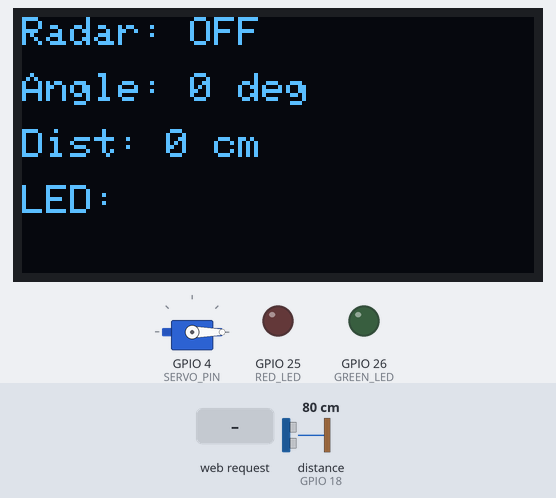
The program below on a simulated ESP32. Shown: servo, 128×64 one-colour display, output pins drawn as LEDs (lit = HIGH). Inputs (shaded band) come from the test bench; at power-on: distance to the obstacle (sensor on GPIO 18) 80 cm. The echo pulse lasts 58.3 µs per cm; WiFi joins after 1.5 s; servers stay silent unless stated; pins used as bus, display or sensor lines are not drawn; what the program prints to the serial monitor is not drawn.

Above: at 2.7 s.
2.8 s: HTTP request GET /toggle received
At 3.0 s:
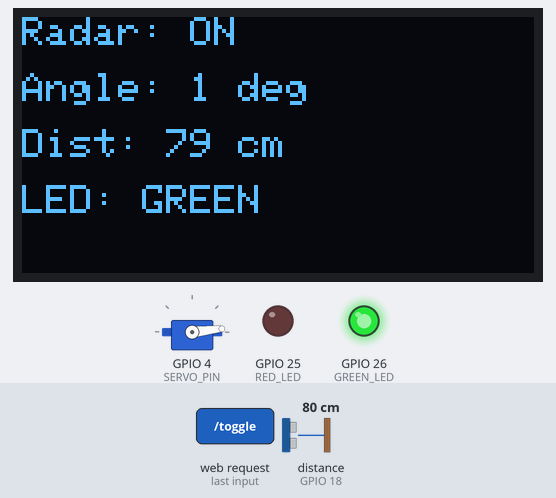
5.2 s: distance to the obstacle (sensor on GPIO 18) set to 2 cm
At 5.5 s:
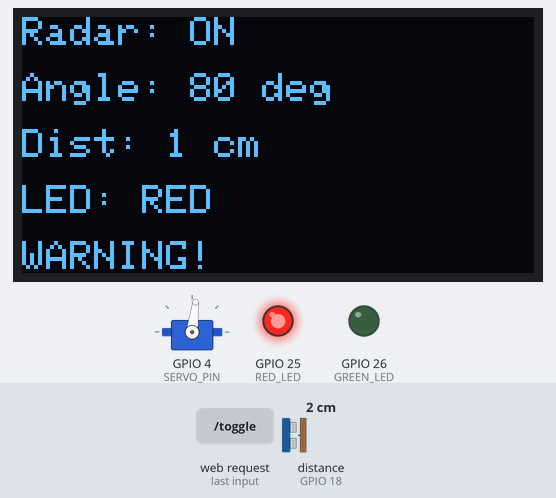
7.7 s: HTTP request GET /toggle?val=1 received
At 8.2 s:
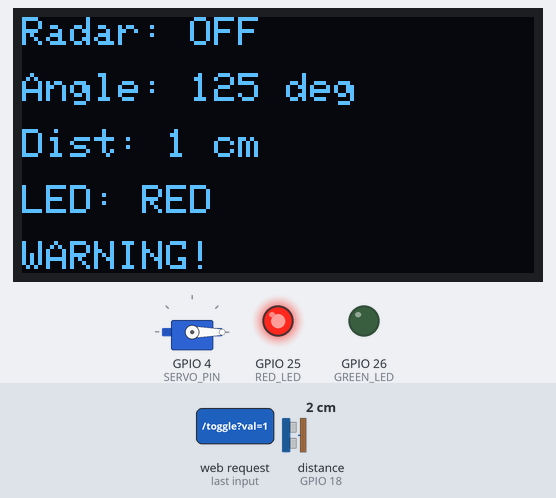
9.2 s: HTTP request GET /toggle?val=0 received
At 9.4 s:
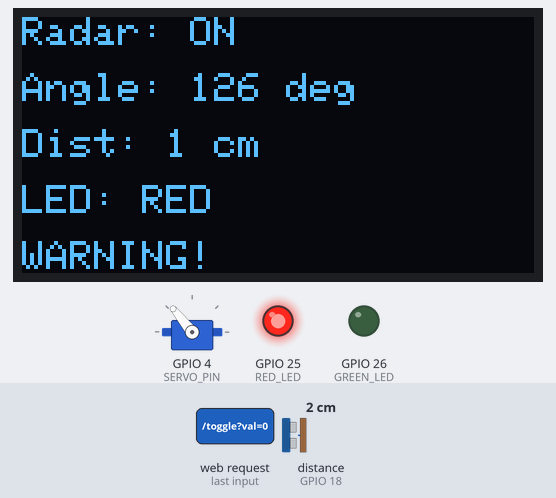
12.2 s: distance to the obstacle (sensor on GPIO 18) set to 19 cm
At 12.57 s:
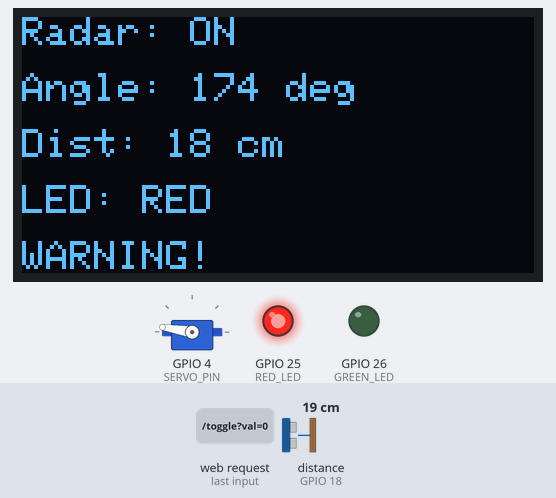
13.9 s: distance to the obstacle (sensor on GPIO 18) set to 23 cm
At 14.09 s:
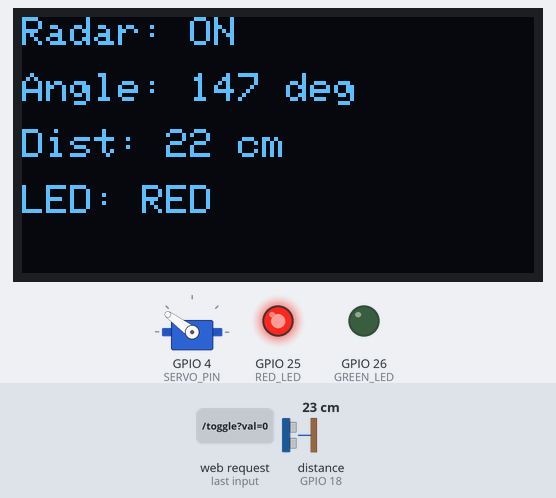
Timing chart, 0 to 19.7 s (numbered marks = the images above; inputs shaded):
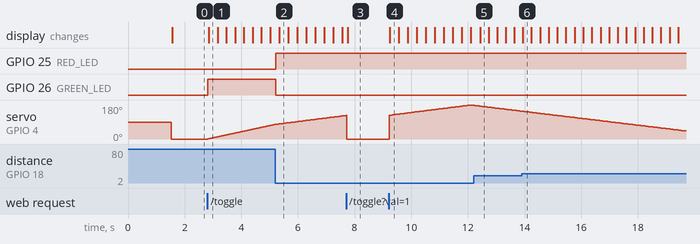

The program:

main.cpp
```cpp
#include <WiFi.h>
#include <WebServer.h>
#include <ESP32Servo.h>
#include <Wire.h>
#include <Adafruit_GFX.h>
#include <Adafruit_SSD1306.h>

/************ WIFI ************/
const char* ssid = "Ali Faisal";
const char* password = "unavailable";

/************ PINS ************/
#define TRIG_PIN    5
#define ECHO_PIN    18
#define SERVO_PIN   4

#define RED_LED     25
#define GREEN_LED   26

/************ OLED ************/
#define SCREEN_WIDTH 128
#define SCREEN_HEIGHT 64
Adafruit_SSD1306 display(SCREEN_WIDTH, SCREEN_HEIGHT, &Wire, -1);

/************ OBJECTS ************/
WebServer server(80);
Servo radarServo;

/************ VARIABLES ************/
bool radarON = false;

int servoAngle = 0;
int direction = 1;
int stepSize = 1;

unsigned long lastMove = 0;
long distanceCM = 0;
String ledStatus = "";

/************ HTML PAGE ************/
const char webpage[] PROGMEM = R"rawliteral(
<!DOCTYPE html>
<html>
<head>
<title>ESP32 Radar</title>
<style>
body {
  background:black;
  color:#00ff99;
  font-family:Arial;
  text-align:center;
}

canvas {
  background:black;
  border-radius:50%;
  box-shadow:0 0 25px #00ff99;
}

button {
  padding:10px 20px;
  font-size:18px;
  margin-top:10px;
  background:#00ff99;
  border:none;
  cursor:pointer;
}

input { width:300px; }
.warning { color:red; font-size:20px; }
</style>
</head>

<body>

<h1>ESP32 RADAR SYSTEM</h1>

<canvas id="radar" width="400" height="400"></canvas><br>

<button onclick="toggle()">ON / OFF</button><br><br>

Speed:
<input type="range" min="1" max="5" value="1" onchange="setSpeed(this.value)">

<p id="info"></p>
<p id="warn" class="warning"></p>

<script>
const canvas = document.getElementById("radar");
const ctx = canvas.getContext("2d");
const center = canvas.width / 2;
const maxRange = center - 20;

let angle = 0;
let distance = 0;

function toggle() {
  fetch('/toggle');
}

function setSpeed(v) {
  fetch('/speed?val=' + v);
}

function drawRadar() {
  ctx.clearRect(0,0,canvas.width,canvas.height);

  // Radar circles
  ctx.strokeStyle = "#00ff99";
  ctx.lineWidth = 1;
  for(let i=1;i<=4;i++){
    ctx.beginPath();
    ctx.arc(center, center, (maxRange/4)*i, 0, Math.PI*2);
    ctx.stroke();
  }

  // Cross lines
  ctx.beginPath();
  ctx.moveTo(center,0);
  ctx.lineTo(center,canvas.height);
  ctx.moveTo(0,center);
  ctx.lineTo(canvas.width,center);
  ctx.stroke();

  // Sweep line
  let rad = angle * Math.PI / 180;
  ctx.strokeStyle = "#00ff00";
  ctx.lineWidth = 2;
  ctx.beginPath();
  ctx.moveTo(center,center);
  ctx.lineTo(
    center + maxRange * Math.cos(rad),
    center - maxRange * Math.sin(rad)
  );
  ctx.stroke();

  // Object dot
  if(distance > 0 && distance < 400){
    let objRange = (distance / 400) * maxRange;
    let x = center + objRange * Math.cos(rad);
    let y = center - objRange * Math.sin(rad);

    ctx.fillStyle = "red";
    ctx.beginPath();
    ctx.arc(x,y,5,0,Math.PI*2);
    ctx.fill();
  }
}

setInterval(() => {
  fetch('/data')
  .then(res => res.json())
  .then(d => {
    angle = d.angle;
    distance = d.dist;

    document.getElementById("info").innerHTML =
      "Angle: " + angle + "° | Distance: " + distance + " cm | LED: " + d.led;

    document.getElementById("warn").innerHTML =
      (distance > 0 && distance < 20) ? "⚠ OBJECT VERY CLOSE!" : "";

    drawRadar();
  });
}, 60);
</script>

</body>
</html>
)rawliteral";


/************ ULTRASONIC ************/
long getDistance() {
  digitalWrite(TRIG_PIN, LOW);
  delayMicroseconds(2);
  digitalWrite(TRIG_PIN, HIGH);
  delayMicroseconds(10);
  digitalWrite(TRIG_PIN, LOW);

  long duration = pulseIn(ECHO_PIN, HIGH, 30000);
  if (duration == 0) return 0;

  long dist = duration * 0.034 / 2;
  if (dist > 400) dist = 400;
  return dist;
}

/************ LED LOGIC ************/
void updateLEDs(long dist) {
  if (dist > 0 && dist < 40) {
    digitalWrite(RED_LED, HIGH);
    digitalWrite(GREEN_LED, LOW);
    ledStatus = "RED";
  } else {
    digitalWrite(RED_LED, LOW);
    digitalWrite(GREEN_LED, HIGH);
    ledStatus = "GREEN";
  }
}

/************ OLED ************/
void updateOLED() {
  display.clearDisplay();
  display.setTextSize(1);
  display.setTextColor(WHITE);

  display.setCursor(0,0);
  display.print("Radar: ");
  display.println(radarON ? "ON" : "OFF");

  display.setCursor(0,14);
  display.print("Angle: ");
  display.print(servoAngle);
  display.println(" deg");

  display.setCursor(0,28);
  display.print("Dist: ");
  display.print(distanceCM);
  display.println(" cm");

  display.setCursor(0,42);
  display.print("LED: ");
  display.println(ledStatus);

  if (distanceCM > 0 && distanceCM < 20) {
    display.setCursor(0,56);
    display.println("WARNING!");
  }

  display.display();
}

/************ WEB ROUTES ************/
void setupServer() {

  server.on("/", []() {
    server.send(200, "text/html", webpage);
  });

  server.on("/toggle", []() {
    radarON = !radarON;
    server.send(200, "text/plain", "OK");
  });

  server.on("/speed", []() {
    stepSize = server.arg("val").toInt();
    server.send(200, "text/plain", "OK");
  });

  server.on("/data", []() {
    String json = "{";
    json += "\"angle\":" + String(servoAngle) + ",";
    json += "\"dist\":" + String(distanceCM) + ",";
    json += "\"led\":\"" + ledStatus + "\"";
    json += "}";
    server.send(200, "application/json", json);
  });

  server.begin();
}

/************ SETUP ************/
void setup() {
  Serial.begin(115200);

  pinMode(TRIG_PIN, OUTPUT);
  pinMode(ECHO_PIN, INPUT);
  pinMode(RED_LED, OUTPUT);
  pinMode(GREEN_LED, OUTPUT);

  radarServo.attach(SERVO_PIN, 500, 2400);

  Wire.begin(21, 22);
  display.begin(SSD1306_SWITCHCAPVCC, 0x3C);

  WiFi.begin(ssid, password);
  while (WiFi.status() != WL_CONNECTED) {
    delay(500);
    Serial.print(".");
  }

  Serial.println("\nIP Address: ");
  Serial.println(WiFi.localIP());

  setupServer();
}

/************ LOOP ************/
void loop() {
  server.handleClient();

  if (!radarON) {
    radarServo.write(0);
    updateOLED();
    return;
  }

  if (millis() - lastMove >= 30) {
    lastMove = millis();

    servoAngle += direction * stepSize;
    if (servoAngle >= 180) { servoAngle = 180; direction = -1; }
    if (servoAngle <= 0)   { servoAngle = 0; direction = 1; }

    radarServo.write(servoAngle);
  }

  distanceCM = getDistance();
  updateLEDs(distanceCM);
  updateOLED();
}
```

Measured:
- the behaviour switches between 20 and 21 cm on distance to the obstacle (sensor on GPIO 18) (found by bisection; images 5 and 6)
- after the input at 2.8 s, GPIO 26 (GREEN_LED): LOW → HIGH at once; servo on GPIO 4 (SERVO_PIN): moves from 0° to 77° over 2.4 s, starting at once; the display: changes after 0.05 s (image 1)
- after the input at 5.2 s, GPIO 25 (RED_LED): LOW → HIGH at once; GPIO 26 (GREEN_LED): HIGH → LOW at once; the display: changes after 0.14 s (image 2)
- after the input at 7.7 s, the display: changes after 0.05 s (image 3)
- after the input at 9.2 s, servo on GPIO 4 (SERVO_PIN): rises from 0° to 180° in 2.9 s, then falls to 178° in 0.11 s; the display: changes at once (image 4)
- after the input at 13.9 s, the display: changes at once (image 6)
